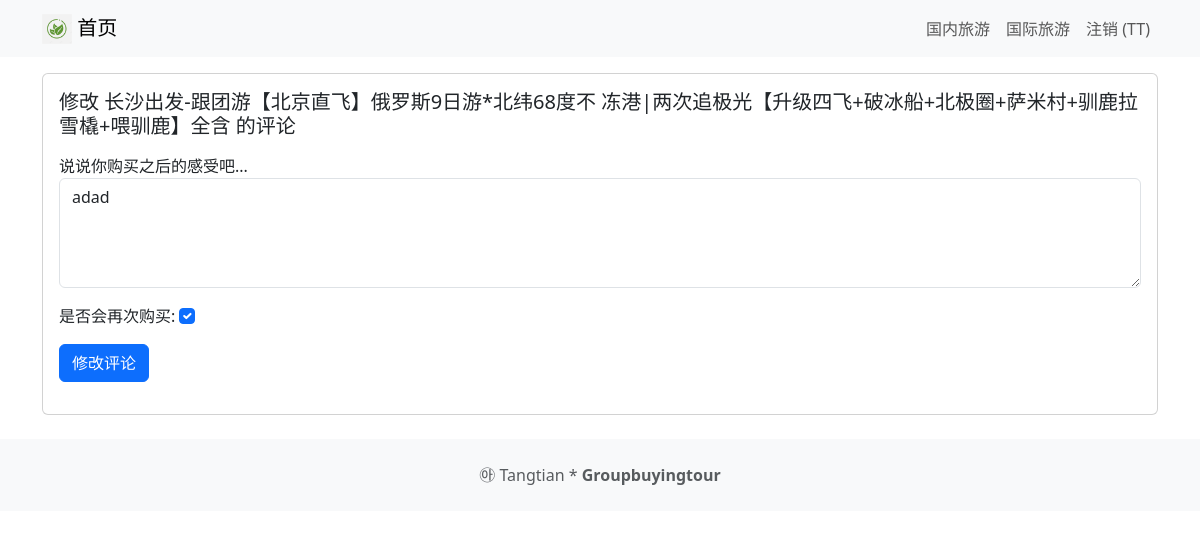
The app's page /abroad/review/2 (signed in) with its own data.
### abroad/models.py (models this page shows, shortened)
class Review(models.Model) :
    text = models.CharField(max_length=100)
    date = models.DateTimeField(auto_now_add=True)
    user = models.ForeignKey(User, on_delete=models.CASCADE,related_name='abroad_review')
    abroad= models.ForeignKey(Abroad,on_delete=models.CASCADE)
    watchAgain = models.BooleanField()

class Abroad(models.Model) :
    title = models.CharField(max_length=100,verbose_name="国际团购旅游方案名")
    description = models.CharField(max_length=350,verbose_name="国际团购旅游方案介绍")
    price = models.CharField(max_length=100,verbose_name="团购价格")
    image =models.ImageField(upload_to='abroad/images/',verbose_name="团购旅游图片")
    url = models.URLField(blank=True,verbose_name="国际团购旅游资源链接")
    class Meta:
        verbose_name = "国际团购旅游"
        verbose_name_plural = "国际团购旅游"

### abroad/views.py (the view, shortened to what this page needs)
# urls.py: path('review/<int:review_id>', views.updateabroadreview,name='updateabroadreview'),
@login_required
def updateabroadreview(request, review_id) :
    review = get_object_or_404(Review, pk=review_id, user=request.user)
    if request.method == 'GET':
        form = ReviewForm(instance=review)
        return render(request, 'updateabroadreview.html', {'review':review, 'form':form})

### abroad/forms.py
class ReviewForm(ModelForm) :
    def __init__(self, *args, **kwargs) :
        super(ModelForm, self).__init__(*args, **kwargs)
        self.fields['text'].widget.attrs.update({'class':'form-control'})
        self.fields['watchAgain'].widget.attrs.update({'class':'form-check-input'})
    class Meta:
        model = Review
        fields = ['text', 'watchAgain']
        labels = {
            'text':('说说你购买之后的感受吧...'),
            'watchAgain':('是否会再次购买'),
        }
        widgets = {
            'text':Textarea(attrs={'rows':4}),
        }

### abroad/templates/updateabroadreview.html (shortened to what this page needs)
<!DOCTYPE html>
<html lang="en">
<head>
    <link href="https://cdn.jsdelivr.net/npm/bootstrap@5.3.3/dist/css/bootstrap.min.css" rel="stylesheet">
</head>
<body>
{% extends 'base.html' %}
{% block content %}
<div class="card mb-3">
    <div class="row g-0">
        <div>
            <div class="card-body">
                <h5 class="card-title">
                    修改 {{ review.abroad.title }} 的评论
                </h5>
                <p class="card-text">
                <form method="POST">
                    {{ form.as_p }}
                    <button type="submit" class="btn btn-primary">
                        修改评论
                    </button>
                </form>
                </p>
            </div>
        </div>
    </div>
</div>
{% endblock content %}

### templates/base.html (shortened to what this page needs)
<html>
<head>
<link href="https://cdn.jsdelivr.net/npm/bootstrap@5.3.3/dist/css/bootstrap.min.css" rel="stylesheet"
integrity="sha384-QWTKZyjpPEjISv5WaRU9OFeRpok6YctnYmDr5pNlyT2bRjXh0JMhjY6hW+ALEwIH"
crossorigin="anonymous">
</head>
<body>
<nav class="navbar navbar-expand-lg navbar-light bg-light mb-3">
<div class="container">
 <a class="navbar-brand" href="{% url 'home' %}">
            {% load static %}
            <img src="{% static 'images/OIP-C.jpg' %}" alt="" width="30" height="30" class="d-inline-block align-text-top"/>
            首页
        </a>
<div class="collapse navbar-collapse"
id="navbarNavAltMarkup">
<div class="navbar-nav ms-auto">
<a class="nav-link" href="{% url 'tourhome' %}">国内旅游</a>
<a class="nav-link" href="{% url 'abroadhome' %}">国际旅游</a>
    {% if user.is_authenticated %}
                    <a class="nav-link" href="{% url 'logoutaccount' %}">
                        注销 ({{ user.username }})
                    </a>
    {% else %}
<a class="nav-link" href="{% url 'loginaccount' %}">登录</a>
<a class="nav-link" href="{% url 'signupaccount' %}">注册</a>
     {% endif %}
</div>
</div>
</div>
</nav>
<div class="container">
{% block content%}
{% endblock content %}
</div>
<footer class="text-center text-lg-start bg-light text-muted mt-4">
    <div class="text-center p-4">
        ㉵ Tangtian *
        <a class="text-reset fw-bold text-decoration-none" target="_blank" href="https://dujia.qunar.com/">
            Groupbuyingtour
             </a>
    </div>
</footer>
</body>
</html>

### records on screen
Review: abroad "长沙出发-跟团游【北京直飞】俄罗斯9日游*北纬68度不 冻港|两次追极光【升级四飞+破冰船+北极圈+萨米村+驯鹿拉 雪橇+喂驯鹿】全含", text "adad", watchAgain "☑"

### other values on screen
{{ user.username }} "TT"
